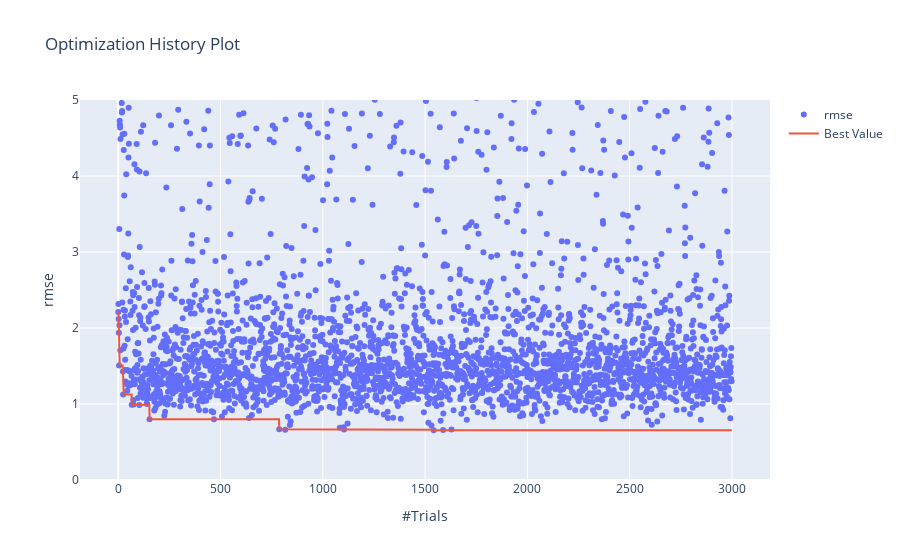

Notebook source saved alongside this figure:
### Code cell
fig = optuna.visualization.plot_optimization_history(study, target_name="rmse")
fig.update_layout(yaxis_range=[0,5])
fig.show()

### Figure 1 — Plotly figure (JSON) as saved in the notebook; plotly's stock layout.template omitted (floating-point values rounded to 4 significant figures; data arrays with more than 128 entries replaced by an {"elided": "..."} marker saying what was removed)
{"data": [{"mode": "markers", "name": "rmse", "type": "scatter", "x": {"elided": "3000 int values"}, "y": {"elided": "3000 float values"}}, {"name": "Best Value", "type": "scatter", "x": {"elided": "3000 int values"}, "y": {"elided": "3000 float values"}}], "layout": {"title": {"text": "Optimization History Plot"}, "xaxis": {"title": {"text": "#Trials"}}, "yaxis": {"range": [0, 5], "title": {"text": "rmse"}}}}
